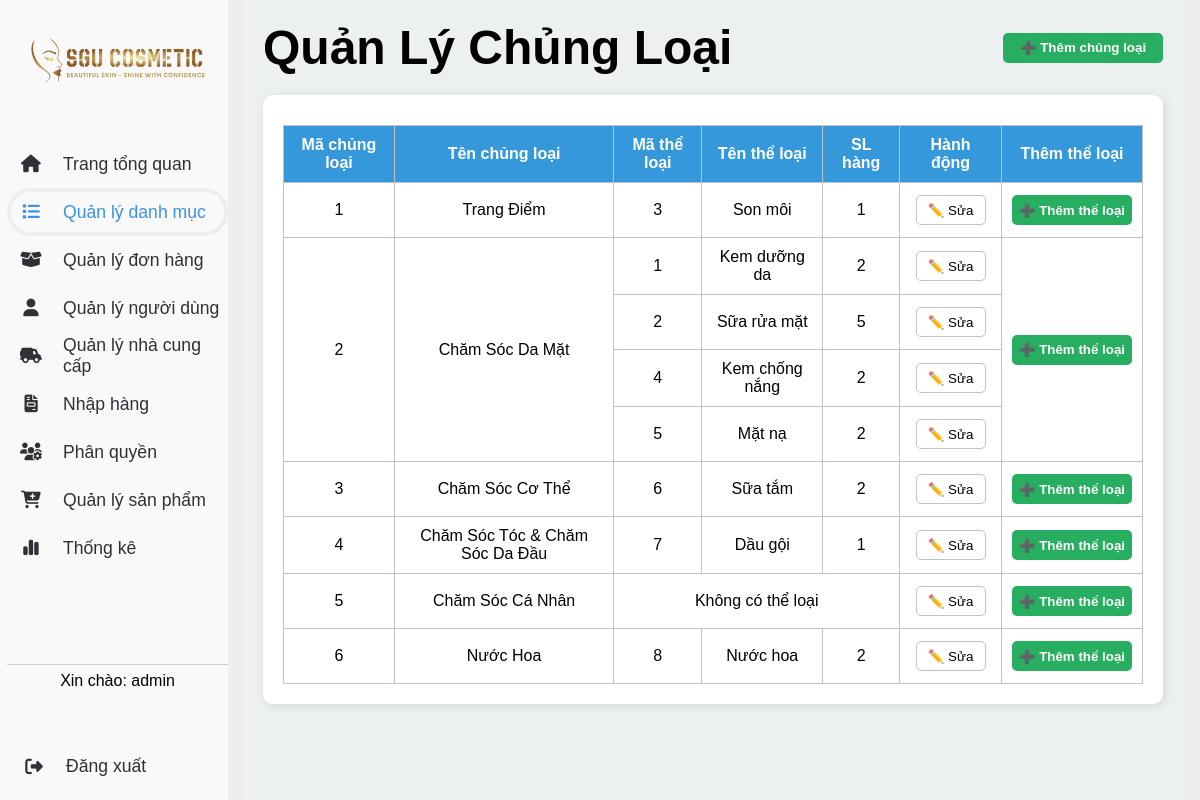
The app's page /admin.php?page=category (signed in) with its own data.
### tables this page shows
CREATE TABLE `chitietnhomquyen` (
    `role_id` INT NOT NULL,
    `function_id` VARCHAR(50) NOT NULL,
    `action` VARCHAR(100) NOT NULL,
    PRIMARY KEY (`role_id`, `function_id`, `action`),
    FOREIGN KEY (`role_id`) REFERENCES nhomquyen(`role_id`),
    FOREIGN KEY (`function_id`) REFERENCES danhmucchucnang(`function_id`)
);

CREATE TABLE `danhmucchucnang` (
    `function_id` VARCHAR(50) NOT NULL PRIMARY KEY,
    `function_name` VARCHAR(50) NOT NULL,
    `trangthai` INT NOT NULL  
);

CREATE TABLE theloai (
    matheloai INT PRIMARY KEY,
    tentheloai VARCHAR(50),
    machungloai INT,
    FOREIGN KEY (machungloai) REFERENCES chungloai(machungloai)
);

CREATE TABLE `chungloai` (
    `machungloai` int PRIMARY key,
    `tenchungloai` varchar(50) DEFAULT NULL,
    `hinhanh` varchar(255) DEFAULT NULL
);

### database/connect.php (called while the page is built, shortened)
<?php
class database
{
    private $host = "localhost";
    private $dbname = "webbanhang";
    private $username = "root";
    private $password = "";
    private $conn;
    public function __construct()
    {
        $this->conn = new mysqli($this->host, $this->username, $this->password, $this->dbname);
    }
    public function getConnection()
    {
        return $this->conn;
    }
}

### Model/PhanQuyenModel.php (called while the page is built, shortened)
<?php
require_once(__DIR__ . '/../database/connect.php');
class PhanQuyenModel
{
    private $conn;
    public function __construct()
    {
        $db = new database();
        $this->conn = $db->getConnection();
    }
    public function getAllowedFunctions($roleId)
    {
        $sql = "SELECT dm.function_id, dm.function_name, ct.action
                FROM chitietnhomquyen ct
                JOIN danhmucchucnang dm ON ct.function_id = dm.function_id
                WHERE ct.role_id = ? AND ct.action = 'read'";
        $stmt = $this->conn->prepare($sql);
        $stmt->bind_param("i", $roleId);
        $stmt->execute();
        $result = $stmt->get_result();
        return $result->fetch_all(MYSQLI_ASSOC);
    }
}
?>

### handles/PhanQuyenController.php (called while the page is built, shortened)
<?php
class PhanQuyenController
{
    public function getAllowedFunctions($roleId)
    {
        require_once('Model/PhanQuyenModel.php');
        $phanquyenModel = new PhanQuyenModel();
        $allowedFunctions = $phanquyenModel->getAllowedFunctions($roleId);
        return $allowedFunctions;
    }
    public function getChiTietNhomQuyen($role_id)
    {
        require_once('Model/PhanQuyenModel.php');
        $phanquyenModel = new PhanQuyenModel();
        $allFunctions = $phanquyenModel->getChiTietNhomQuyen($role_id);
        return $allFunctions;
    }
}
?>

### Model/CategoryModel.php (called while the page is built, shortened)
<?php
require_once __DIR__ . '/../database/connect.php';
class CategoryModel {
    private $conn;
    public function __construct() {
        $db = new database();
        $this->conn = $db->getConnection();
    }
    public function getChungLoaiWithTheLoaiAndProductCount() {
        $sql = "
            SELECT
                cl.machungloai,
                cl.tenchungloai,
                tl.matheloai,
                tl.tentheloai,
                COUNT(sp.product_id) AS so_sanpham
            FROM  chungloai cl
            LEFT JOIN theloai tl ON cl.machungloai = tl.machungloai
            LEFT JOIN sanpham sp ON tl.matheloai = sp.matheloai AND sp.status = 1
            GROUP BY cl.machungloai, cl.tenchungloai, tl.matheloai, tl.tentheloai
            ORDER BY cl.machungloai, tl.matheloai
        ";
        $result = $this->conn->query($sql);
        $data = [];
        while ($row = $result->fetch_assoc()) {
            $data[] = $row;
        }
        return $data;
    }
}
?>

### handles/CategoryController.php (called while the page is built, shortened)
<?php
require_once __DIR__ . '/../Model/CategoryModel.php';
function getCategoryData() {
    $model = new CategoryModel();
    return $model->getChungLoaiWithTheLoaiAndProductCount();
}

### category.php (the view, shortened to what this page needs)
<?php
require_once "handles/CategoryController.php";
$category_data = getCategoryData();
?>
<!DOCTYPE html>
<html lang="en">
<head>
    <link rel="stylesheet" href="css/admin_category.css">
</head>
<body>
    <main class="main-content">
        <header>
            <h1>Quản Lý Chủng Loại </h1>
            <button class="add-chungloai-btn">➕ Thêm chủng loại</button>
        </header>
        <section class="chungloai-list">
            <table>
                <thead>
                    <tr>
                        <th>Mã chủng loại</th>
                        <th>Tên chủng loại</th>
                        <th>Mã thể loại</th>
                        <th>Tên thể loại</th>
                        <th>SL hàng</th>
                        <th>Hành động</th>
                        <th>Thêm thể loại</th>
                    </tr>
                </thead>
                <tbody>
                    <?php
                        $temp_rows = [];
                        foreach ($category_data as $index => $row) {
                            $curr_chungloai = $row["machungloai"];
                            $temp_rows[$curr_chungloai][] = $row;
                        }
                        foreach ($temp_rows as $machungloai => $rows) {
                            $first = true;
                            $has_theloai = !empty($rows[0]['matheloai']);
                            if (!$has_theloai) {
                                echo "<tr>";
                                echo "<td>{$rows[0]['machungloai']}</td>";
                                echo "<td>{$rows[0]['tenchungloai']}</td>";
                                echo "<td colspan='3'>Không có thể loại</td>";
                                echo "<td>";
                                echo "<a href='admin.php?page=category&act=edit_chungloai&id={$rows[0]['machungloai']}'
                                        data-machungloai='{$rows[0]['machungloai']}'
                                        data-tenchungloai='" . htmlspecialchars($rows[0]['tenchungloai'], ENT_QUOTES, 'UTF-8') . "'>
                                        <button class='edit-chungloai-btn'>✏️ Sửa</button></a>";
                                echo "</td>";
                                echo "<td>";
                                echo "<a href='admin.php?page=category&act=add_type&cl_id={$rows[0]['machungloai']}'
                                        data-machungloai='{$rows[0]['machungloai']}'
                                        data-tenchungloai='{$rows[0]['tenchungloai']}'>
                                        <button class='add-theloai-btn'>➕ Thêm thể loại</button></a>";
                                echo "</td>";
                                echo "</tr>";
                                continue;
                            }
                            $rowspan = count($rows);
                            foreach ($rows as $r) {
                                echo "<tr>";
                                if ($first) {
                                    echo "<td rowspan='{$rowspan}'>{$r['machungloai']}</td>";
                                    echo "<td rowspan='{$rowspan}'>{$r['tenchungloai']}</td>";
                                }
                                echo "<td>{$r['matheloai']}</td>";
                                echo "<td>{$r['tentheloai']}</td>";
                                echo "<td>{$r['so_sanpham']}</td>";
                                echo "<td>";
                                echo "<a href='admin.php?page=category&act=edit_type&id={$r['matheloai']}'
                                        data-machungloai='{$r['machungloai']}'
                                        data-tenchungloai='{$r['tenchungloai']}'
                                        data-matheloai='{$r['matheloai']}'
                                        data-tentheloai='{$r['tentheloai']}'
                                        data-so-sanpham='{$r['so_sanpham']}'>
                                        <button class='edit-theloai-btn'>✏️ Sửa</button></a>";
                                echo "</td>";
                                if ($first) {
                                    echo "<td rowspan='{$rowspan}'>
                                            <a href='admin.php?page=category&act=add_type&cl_id={$r['machungloai']}'
                                            data-machungloai='{$r['machungloai']}'
                                            data-tenchungloai='{$r['tenchungloai']}'>
                                            <button class='add-theloai-btn'>➕ Thêm thể loại</button></a>
                                        </td>";
                                    $first = false;
                                }
                                echo "</tr>";
                            }
                        }
                    ?>
                </tbody>
            </table>
        </section>
    </main>
</body>
</html>

### view/SideBar.php (shortened to what this page needs)
<?php
$menuItems = [
    'danhmuc' => ['page' => 'category', 'icon' => 'fa-list'],
    'donhang' => ['page' => 'order', 'icon' => 'fa-box-open'],
    'nguoidung' => ['page' => 'user', 'icon' => 'fa-user'],
    'nhacungcap' => ['page' => 'supplier', 'icon' => 'fa-truck-field'],
    'nhaphang' => ['page' => 'import', 'icon' => 'fa-file-invoice'],
    'phanquyen' => ['page' => 'phanquyen&role_id=1', 'icon' => 'fa-users-gear'],
    'thongke' => ['page' => 'thongke', 'icon' => 'fa-chart-simple'],
    'sanpham' => ['page' => 'product', 'icon' => 'fa-cart-plus'],
];
?>
<div id="logo">
    <img src="imgs/logo3.svg" alt="logo">
</div>
<div id="menu">
    <ul>
        <li class="<?= $page === 'admin_home' ? 'active' : '' ?>">
            <a href="admin.php?page=admin_home">
                <i class="fa-solid fa-house"></i>
                <span class="text">Trang tổng quan</span>
            </a>
        </li>
        <?php foreach ($allowedFunctions as $func): ?>
            <?php
            $fid = $func['function_id'];
            $item = $menuItems[$fid];
            ?>
            <li class="<?= $page === $item['page'] ? 'active' : '' ?>">
                <a href="admin.php?page=<?= $item['page'] ?>">
                    <i class="fa-solid <?= $item['icon'] ?>"></i>
                    <span class="text"><?= $func['function_name'] ?></span>
                </a>
            </li>
        <?php endforeach; ?>
    </ul>
</div>
<div id="footer">
    <div id="admin-info">
        <p>Xin chào: <span><?= $_SESSION['user']['username'] ?? 'admin' ?></span></p>
    </div>
    <div id="admin-logout">
        <?php if ($_SESSION['user']['role_id'] == 1): ?>
            <a href="view/admin/logout.php">
                <i class="fa-solid fa-right-from-bracket"></i>
                <span class="text">Đăng xuất</span>
            </a>
        <?php endif; ?>
    </div>
</div>

### css/admin.css (style rules this page uses)
* { box-sizing: border-box; margin: 0; }
body { background-color: var(--grey); font-family: Arial, sans-serif; }
:root { --green: #098d1f; --blue: #3C91E6; --grey: #eee; --dark: #342E37; --light: #F9F9F9; }
#logo { width: 80%; text-align: center; height: 15%; margin: 0 auto; }
#logo img { height: 100%; width: 100%; }
#menu { width: 100%; flex-grow: 1; background: var(--light); margin-top: 20px; }
#menu ul { list-style-type: none; padding: 0; width: 100%; }
#menu ul li { padding: 4px; background: transparent; text-decoration: none; font-size: 1.1rem; border-radius: 48px; height: 48px; display: flex; align-items: center; overflow: hidden; }
#menu ul li.active { background: var(--grey); }
#menu ul li.active a { color: var(--blue); }
#menu ul li a { text-decoration: none; color: #333; width: 100%; height: 100%; display: flex; align-items: center; border-radius: 48px; color: var(--dark); background: var(--light); }
#menu ul li a .fa-solid { min-width: 40px; display: flex; justify-content: center; }
.text { margin-left: 12px; }
#footer { width: 100%; height: 17%; text-align: center; padding: 7px; border-top: 1px solid #ccc; margin-top: auto; display: flex; flex-direction: column; justify-content: space-between; }
#footer a { text-decoration: none; color: #333; width: 100%; margin-bottom: 1rem; display: flex; align-items: center; color: var(--dark); background: var(--light); overflow: hidden; font-size: 1.1rem; }
#footer a .fa-solid { min-width: 40px; display: flex; justify-content: center; }

### css/admin_category.css (style rules this page uses)
* { margin: 0; padding: 0; box-sizing: border-box; font-family: Arial, sans-serif; }
a { text-decoration: none; }
.main-content { padding: 20px; background: #ECF0F1; min-height: 100vh; }
header { display: flex; justify-content: space-between; align-items: center; font-size: 24px; margin-bottom: 20px; }
.add-chungloai-btn, .add-theloai-btn { background: #27AE60; color: white; border: none; width: 160px; height: 30px; border-radius: 5px; cursor: pointer; font-weight: 600; }
.add-theloai-btn { width: 120px; height: 30px; }
.chungloai-list { background: white; padding: 20px; border-radius: 10px; box-shadow: 2px 2px 10px rgba(0, 0, 0, 0.1); }
table { width: 100%; border-collapse: collapse; margin-top: 10px; }
th, td { border: 1px solid #BDC3C7; padding: 10px; text-align: center; }
td[rowspan] > a { display: flex; justify-content: center; align-items: center; height: 100%; }
th { background: #3498DB; color: white; }
.edit-theloai-btn, .edit-chungloai-btn, .delete-theloai-btn, .delete-chungloai-btn { border: none; width: 70px; height: 30px; cursor: pointer; border-radius: 5px; border: 1px solid #BDC3C7; margin: 2px; background: white; }

### records on screen
chitietnhomquyen: function.function_name "Quản lý danh mục"
chitietnhomquyen: function.function_name "Quản lý đơn hàng"
chitietnhomquyen: function.function_name "Quản lý người dùng"
chitietnhomquyen: function.function_name "Quản lý nhà cung cấp"
chitietnhomquyen: function.function_name "Nhập hàng"
chitietnhomquyen: function.function_name "Phân quyền"
chitietnhomquyen: function.function_name "Quản lý sản phẩm"
chitietnhomquyen: function.function_name "Thống kê"
theloai: machungloai.machungloai "1", machungloai.tenchungloai "Trang Điểm", matheloai "3", tentheloai "Son môi", so_sanpham "1"
theloai: machungloai.machungloai "2", machungloai.tenchungloai "Chăm Sóc Da Mặt", matheloai "1", tentheloai "Kem dưỡng da", so_sanpham "2"
theloai: matheloai "2", tentheloai "Sữa rửa mặt", so_sanpham "5"
theloai: matheloai "4", tentheloai "Kem chống nắng", so_sanpham "2"
theloai: matheloai "5", tentheloai "Mặt nạ", so_sanpham "2"
theloai: machungloai.machungloai "3", machungloai.tenchungloai "Chăm Sóc Cơ Thể", matheloai "6", tentheloai "Sữa tắm", so_sanpham "2"
theloai: machungloai.machungloai "4", machungloai.tenchungloai "Chăm Sóc Tóc & Chăm Sóc Da Đầu", matheloai "7", tentheloai "Dầu gội", so_sanpham "1"
chungloai: machungloai "5", tenchungloai "Chăm Sóc Cá Nhân"
theloai: machungloai.machungloai "6", machungloai.tenchungloai "Nước Hoa", matheloai "8", tentheloai "Nước hoa", so_sanpham "2"

### other values on screen
$_SESSION['user']['username'] "admin"
